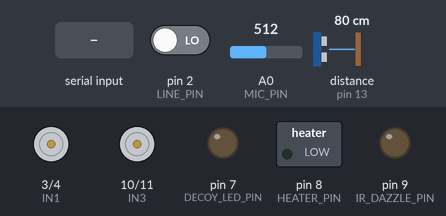
Bench run of a sketch on a simulated Arduino Uno, built with avr-gcc and run on an emulated ATmega328P. Shown: motor-driver pin pairs drawn as motors (green arrow = first pin HIGH = forward, orange = second pin HIGH = backward, longer = more drive, scaled by the enable pin), switched loads named in the sketch (green lamp = pin HIGH), output pins drawn as LEDs (lit = HIGH). Wiring (inferred from the names in the program): ultrasonic range finder: trigger pin 12; echo pin 13. Inputs (shaded band) come from the test bench; at power-on: pin 2 (LINE_PIN) LOW, A0 (MIC_PIN) = 512, distance to the obstacle (sensor on pin 13) 80 cm. The echo pulse lasts 58.3 µs per cm; pins used as bus, display or sensor lines are not drawn; what the sketch prints to the serial monitor is not drawn.

Above: at 1.2 s.
1.3 s: "DISTRACT_ON\n" received over Serial
At 1.6 s:
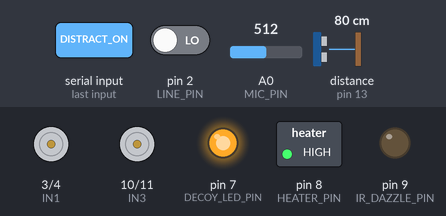
2.8 s: "DAZZLE_ON\n" received over Serial
At 4.0 s:
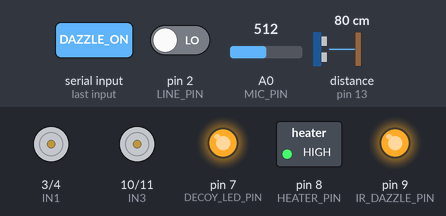
4.3 s: "DISTRACT_OFF\n" received over Serial
At 5.1 s:
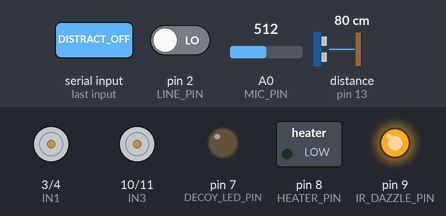
5.8 s: "DRIVE_F\n" received over Serial
At 6.4 s:
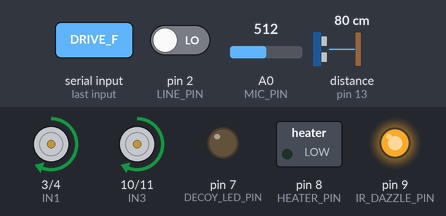
7.3 s: "DAZZLE_OFF\n" received over Serial
At 8.5 s:
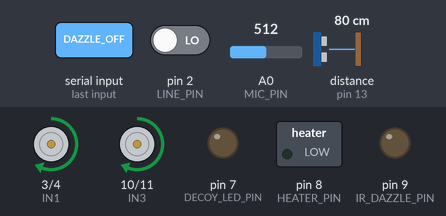
8.8 s: "DRIVE_B\n" received over Serial
At 9.7 s:
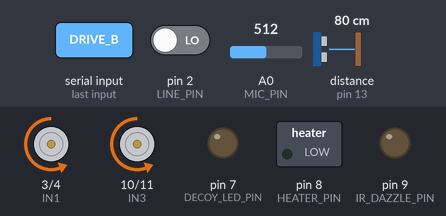
Timing chart, 0 to 11.3 s (numbered marks = the images above; inputs shaded):
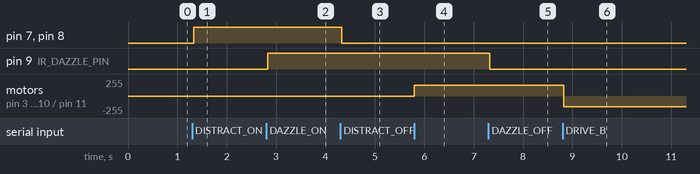

Measured:
- after the input at 1.3 s, pin 7 (DECOY_LED_PIN), pin 8 (HEATER_PIN): LOW → HIGH at once
- after the input at 2.8 s, pin 9 (IR_DAZZLE_PIN): LOW → HIGH at once
- after the input at 4.3 s, pin 7 (DECOY_LED_PIN), pin 8 (HEATER_PIN): HIGH → LOW at once
- after the input at 5.8 s, motor on pin 3 (IN1) / pin 4 (IN2), motor on pin 10 (IN3) / pin 11 (IN4): stopped → forward 160/255 at once
- after the input at 7.3 s, pin 9 (IR_DAZZLE_PIN): HIGH → LOW at once
- after the input at 8.8 s, motor on pin 3 (IN1) / pin 4 (IN2), motor on pin 10 (IN3) / pin 11 (IN4): forward 160/255 → backward 160/255 at once

The sketch:

triple_d_car.ino
```cpp
/* ============================================================================
   Triple D - car-side firmware (Arduino UNO R3, on the ELEGOO Smart Car)
   ----------------------------------------------------------------------------
   ROLE: This board is a "dumb peripheral". It does NOT make decisions.
   It (1) samples the microphone and extracts simple acoustic features,
   (2) reads the ultrasonic range, (3) streams those up over USB serial,
   and (4) executes one-word ACTION commands sent back down by the Uno Q.

   All intelligence (ML, fusion, the DECIDE logic, human authorization)
   lives in Python on the Uno Q. Keep this sketch THIN on purpose.

   ----------------------------------------------------------------------------
   SERIAL PROTOCOL  (115200 baud, newline-terminated ASCII)
     UP   (car -> Uno Q), every TELEMETRY_MS:
            TEL,AMP:<int>,PITCH:<int>,DIST:<int>,LINE:<0|1>
     DOWN (Uno Q -> car), one per line:
            CMD,<ACTION>
          where ACTION is one of:
            IDLE | DISTRACT_ON | DISTRACT_OFF | DAZZLE_ON | DAZZLE_OFF |
            DRIVE_F | DRIVE_B | DRIVE_L | DRIVE_R | DRIVE_S | ALL_OFF
   ----------------------------------------------------------------------------
   PIN MAP --- ADJUST THESE TO MATCH YOUR WIRING / ELEGOO V4 SHIELD.
   The motor pins below assume a generic L298N. If you use the ELEGOO V4
   shield + its library, delete the drive*() bodies and call ELEGOO's
   motor functions instead. Everything else is standard.
   ============================================================================ */

// ---- Microphone (sound-sensor module analog out, e.g. KY-038/KY-037) -------
const uint8_t  MIC_PIN      = A0;
const uint16_t MIC_SAMPLES  = 200;   // samples per analysis window
const int      MIC_MID      = 512;   // DC bias of the mic signal (calibrate)

// ---- Ultrasonic (HC-SR04 on the servo mast) --------------------------------
const uint8_t  TRIG_PIN     = 12;
const uint8_t  ECHO_PIN     = 13;

// ---- Line sensor (one channel, optional) -----------------------------------
const uint8_t  LINE_PIN     = 2;

// ---- Effects (each via a transistor or the relay) --------------------------
const uint8_t  DECOY_LED_PIN = 7;    // visible/near-IR decoy beacon  (DISTRACT)
const uint8_t  HEATER_PIN    = 8;    // power resistor via relay      (DISTRACT)
const uint8_t  IR_DAZZLE_PIN = 9;    // IR LED array                  (DAZZLE)

// ---- Motors (generic L298N example - REPLACE to match your hardware) -------
const uint8_t  ENA = 5, IN1 = 3, IN2 = 4;     // left  motor(s)
const uint8_t  ENB = 6, IN3 = 10, IN4 = 11;   // right motor(s)
const uint8_t  DRIVE_SPEED = 160;             // 0-255 PWM

// ---- Timing ----------------------------------------------------------------
const unsigned long TELEMETRY_MS = 100;       // ~10 telemetry frames / second
unsigned long lastTelemetry = 0;

// ---- Incoming command buffer -----------------------------------------------
char cmdBuf[24];
uint8_t cmdLen = 0;

void setup() {
  Serial.begin(115200);
  pinMode(LINE_PIN, INPUT);
  pinMode(TRIG_PIN, OUTPUT);
  pinMode(ECHO_PIN, INPUT);

  pinMode(DECOY_LED_PIN, OUTPUT);
  pinMode(HEATER_PIN,    OUTPUT);
  pinMode(IR_DAZZLE_PIN, OUTPUT);

  pinMode(ENA, OUTPUT); pinMode(IN1, OUTPUT); pinMode(IN2, OUTPUT);
  pinMode(ENB, OUTPUT); pinMode(IN3, OUTPUT); pinMode(IN4, OUTPUT);

  allOff();
}

void loop() {
  handleSerial();                 // non-blocking: parse any incoming command

  unsigned long now = millis();
  if (now - lastTelemetry >= TELEMETRY_MS) {
    lastTelemetry = now;
    sendTelemetry();
  }
}

/* ------------------------------------------------------------------ TELEMETRY */
void sendTelemetry() {
  int amp, pitch;
  analyzeMic(amp, pitch);
  int dist  = readDistanceCm();
  int line  = digitalRead(LINE_PIN);

  Serial.print(F("TEL,AMP:"));   Serial.print(amp);
  Serial.print(F(",PITCH:"));    Serial.print(pitch);
  Serial.print(F(",DIST:"));     Serial.print(dist);
  Serial.print(F(",LINE:"));     Serial.print(line);
  Serial.print('\n');
}

/* Acoustic feature extraction ON THE ARDUINO (as requested).
   We measure:
     amp   = peak-to-peak amplitude of the window  -> "how loud"
     pitch = dominant frequency estimate (Hz) via zero-crossing rate
             -> "how high-pitched"  (drones whine high)
   NOTE: analogRead caps the usable sample rate (~a few kHz), so by Nyquist
   this estimates pitch up to ~a couple kHz. That is enough to separate a
   high prop-whine from low ambient noise. For a sharper spectrum, swap this
   for the ArduinoFFT library or a Goertzel filter on the target band. */
void analyzeMic(int &amp, int &pitch) {
  unsigned long t0 = micros();
  int vmin = 1023, vmax = 0, crossings = 0;
  int prev = analogRead(MIC_PIN);
  for (uint16_t i = 0; i < MIC_SAMPLES; i++) {
    int v = analogRead(MIC_PIN);
    if (v < vmin) vmin = v;
    if (v > vmax) vmax = v;
    if ((prev < MIC_MID && v >= MIC_MID) || (prev >= MIC_MID && v < MIC_MID)) crossings++;
    prev = v;
  }
  unsigned long dt = micros() - t0;          // window duration in microseconds
  amp = vmax - vmin;
  float seconds = dt / 1000000.0;
  pitch = (seconds > 0.0) ? (int)((crossings / 2.0) / seconds) : 0;
}

int readDistanceCm() {
  digitalWrite(TRIG_PIN, LOW);  delayMicroseconds(2);
  digitalWrite(TRIG_PIN, HIGH); delayMicroseconds(10);
  digitalWrite(TRIG_PIN, LOW);
  unsigned long us = pulseIn(ECHO_PIN, HIGH, 25000UL);  // 25ms timeout (~4m)
  if (us == 0) return -1;                                // out of range
  return (int)(us / 58);                                 // us -> cm
}

/* ------------------------------------------------------------------ COMMANDS */
void handleSerial() {
  while (Serial.available()) {
    char c = Serial.read();
    if (c == '\n' || c == '\r') {
      cmdBuf[cmdLen] = '\0';
      if (cmdLen > 0) parseCommand(cmdBuf);
      cmdLen = 0;
    } else if (cmdLen < sizeof(cmdBuf) - 1) {
      cmdBuf[cmdLen++] = c;
    }
  }
}

void parseCommand(const char *line) {
  // Expect "CMD,<ACTION>"
  const char *comma = strchr(line, ',');
  const char *action = comma ? comma + 1 : line;

  if      (!strcmp(action, "DISTRACT_ON"))  { digitalWrite(DECOY_LED_PIN, HIGH); digitalWrite(HEATER_PIN, HIGH); }
  else if (!strcmp(action, "DISTRACT_OFF")) { digitalWrite(DECOY_LED_PIN, LOW);  digitalWrite(HEATER_PIN, LOW);  }
  else if (!strcmp(action, "DAZZLE_ON"))    { digitalWrite(IR_DAZZLE_PIN, HIGH); }
  else if (!strcmp(action, "DAZZLE_OFF"))   { digitalWrite(IR_DAZZLE_PIN, LOW);  }
  else if (!strcmp(action, "DRIVE_F"))      driveForward();
  else if (!strcmp(action, "DRIVE_B"))      driveBackward();
  else if (!strcmp(action, "DRIVE_L"))      driveLeft();
  else if (!strcmp(action, "DRIVE_R"))      driveRight();
  else if (!strcmp(action, "DRIVE_S"))      driveStop();
  else if (!strcmp(action, "ALL_OFF"))      allOff();
  // IDLE / unknown -> ignore
}

/* ------------------------------------------------------------------- ACTUATE */
void allOff() {
  driveStop();
  digitalWrite(DECOY_LED_PIN, LOW);
  digitalWrite(HEATER_PIN,    LOW);
  digitalWrite(IR_DAZZLE_PIN, LOW);
}

// --- Motor helpers (generic L298N; replace with ELEGOO lib if you prefer) ---
void driveForward()  { motors(true,  true);  }
void driveBackward() { motors(false, false); }
void driveLeft()     { motors(false, true);  }
void driveRight()    { motors(true,  false); }
void driveStop()     { analogWrite(ENA, 0); analogWrite(ENB, 0); }

void motors(bool leftFwd, bool rightFwd) {
  digitalWrite(IN1, leftFwd ? HIGH : LOW);
  digitalWrite(IN2, leftFwd ? LOW  : HIGH);
  digitalWrite(IN3, rightFwd ? HIGH : LOW);
  digitalWrite(IN4, rightFwd ? LOW  : HIGH);
  analogWrite(ENA, DRIVE_SPEED);
  analogWrite(ENB, DRIVE_SPEED);
}
```
